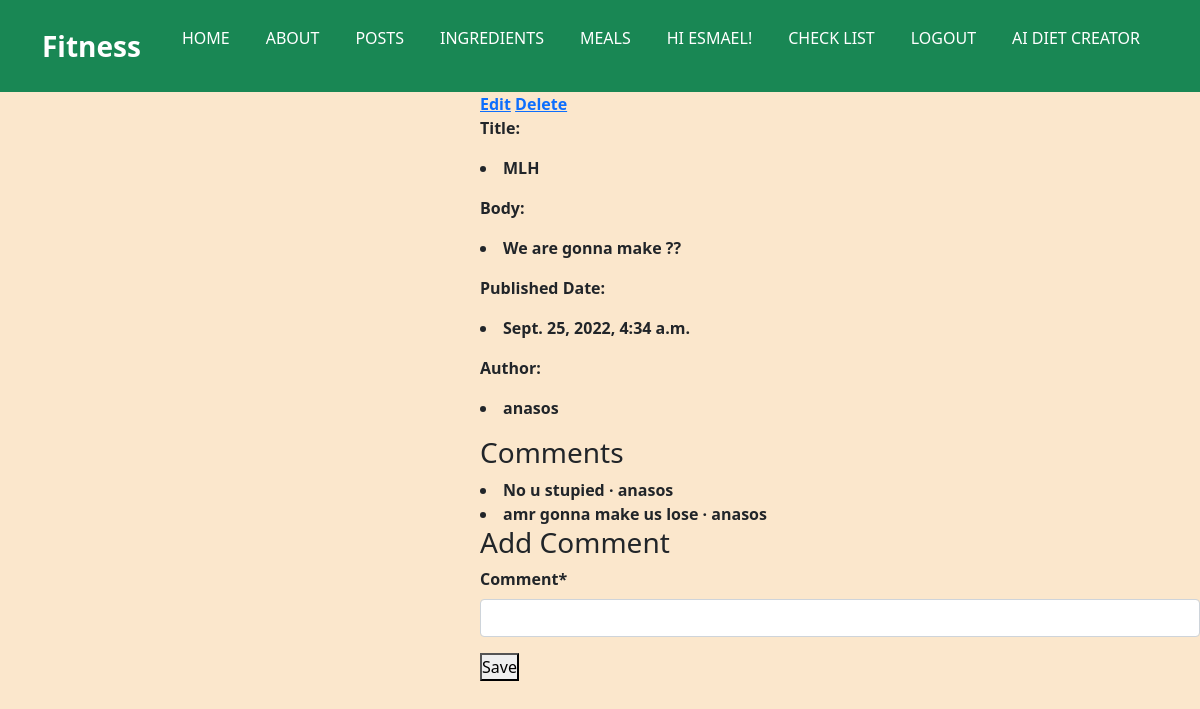
The app's page /posts/detail/4/ (signed in) with its own data.
### accounts/models.py (models this page shows)
class Hero(AbstractUser):
    name = models.CharField(max_length=200, null=True)
    height = models.DecimalField(decimal_places=2, max_digits=5,null=True, blank=True)
    weight = models.DecimalField(decimal_places=2, max_digits=5,null=True, blank=True)
    bmi = models.DecimalField(decimal_places=2, max_digits=5, null=True, blank=True)
    points = models.PositiveIntegerField(null=True, blank=True)
    Breakfast = models.BooleanField(null=True, blank=True)
    Dinner = models.BooleanField(null=True, blank=True)
    Lunch = models.BooleanField(null=True, blank=True)
    Workouthome = models.BooleanField(null=True, blank=True)
    Run = models.BooleanField(null=True, blank=True)
    SleepEarly = models.BooleanField(null=True, blank=True)
    WakeEarly = models.BooleanField(null=True, blank=True)
    Gym = models.BooleanField(null=True, blank=True)

### posts/models.py (models this page shows, shortened)
class Post(models.Model):
    title = models.CharField(max_length=150)
    body = models.TextField()
    published_date = models.DateTimeField(auto_now_add=True)
    thumb = models.ImageField(blank=True, null=True)
    author = models.ForeignKey(model, on_delete=models.PROTECT)
    edited_date = models.DateTimeField(null=True)
    def update(self):
        return reverse('posts:update_post', kwargs={'pk':self.pk})

class Comment(models.Model):
    post = models.ForeignKey(Post, on_delete=models.CASCADE)
    comment = models.CharField(max_length=200)
    author = models.ForeignKey(model, on_delete=models.CASCADE)
    def __str__(self):
        return self.comment

### posts/views.py (the view, shortened to what this page needs)
# urls.py: path('detail/<int:pk>/', PostDetail.as_view(), name='post_detail'),
class PostDetail(LoginRequiredMixin, View):
    def get(self, request, *args, **kwargs):
        view = CommentGet.as_view()
        return view(request, *args, **kwargs)

### posts/forms.py
class CommentForm(forms.ModelForm):
    class Meta:
        model = Comment
        fields = ('comment',)

### posts/views.py (called while the page is built)
    def get_context_data(self, **kwargs):
        context = super().get_context_data(**kwargs)
        context['form'] = CommentForm()
        return context

### posts/templates/posts/post_detail.html (shortened to what this page needs)
{% extends 'base.html' %}
{% load crispy_forms_tags %}
{% load static %}
{% block content %}
<div class="detail-box" style="margin-left: 40%; font-weight: bold;" >
    <a href="{{ post.update }}">Edit</a>
    <a href="{% url 'posts:delete_post' post.pk %}">Delete</a>
    <p>Title: <li>{{post.title}}</li></p>
    <p>Body: <li>{{post.body}}</li></p>
    <p>Published Date: <li>{{post.published_date}}</li></p>
    <p>Author: <li>{{post.author}}</li></p>
    <h3>Comments</h3>
    {% for comment in post.comment_set.all %}
        <li>{{comment}} &middot; {{comment.author}}</li>
    {% endfor %}
    <h3>Add Comment</h3>
    <form method="post">
        {{ form |crispy }}
        <button type="submit">Save</button>
    </form>
</div>
{% endblock content %}

### templates/base.html (shortened to what this page needs)
{% load static %}
<!DOCTYPE html>
<html lang="en">
<head>
    <link rel="stylesheet" href="{% static 'style.css' %}">
    <link href="https://cdn.jsdelivr.net/npm/bootstrap@5.0.2/dist/css/bootstrap.min.css" rel="stylesheet">
</head>
<body style="background-color: rgba(251, 231, 204, 0.994);">
      <nav class="navbar navbar-expand-lg navbar-light bg-success">
        <div class="container">
          <a class="navbar-brand text-white fs-3 fw-bold" href="#">Fitness</a>
          <div class="collapse navbar-collapse" id="navbarSupportedContent">
            <ul class="navbar-nav  ms-auto mb-2 mb-lg-0 text-uppercase">
              <li class="nav-item">
                <a class="nav-link text-white" aria-current="page" href="{% url 'home' %}">Home</a>
              </li>
              <li class="nav-item">
                <a class="nav-link text-white" aria-current="page" href="{% url 'about' %}">About</a>
              </li>
              <li class="nav-item">
                <a class="nav-link text-white" aria-current="page" href="{% url 'posts:posts_list' %}">posts</a>
              </li>
              <li class="nav-item">
                <a class="nav-link text-white" aria-current="page" href="{% url 'list' %}">Ingredients</a>
              </li>
              <li class="nav-item">
                <a class="nav-link text-white" aria-current="page" href="{% url 'meals' %}">Meals</a>
              </li>
              {% if user.is_authenticated %}
              <li class="nav-item">
                <a class="nav-link text-white" aria-current="page"><p style="cursor: pointer;">Hi {{ user.username }}!</p></a>
              </li>
              <li class="nav-item">
                <a class="nav-link text-white" aria-current="page" href="{% url 'check' user.id %}">Check List</a>
              </li>
              <li class="nav-item">
                <a class="nav-link text-white" aria-current="page" href="{% url 'logout' %}">logout</a>
              </li>
              <li class="nav-item">
                <a class="nav-link text-white" aria-current="page" href="http://localhost:8501/">AI Diet Creator</a>
              </li>
              {% endif %}
            </ul>
          </div>
        </div>
      </nav>
    {% block content %}
    {% endblock content %}
</body>
</html>

### static/style.css (style rules this page uses)
* { padding: 0; margin: 0; box-sizing: border-box; scroll-behavior: smooth; }
body { background-color: antiquewhite; }
.navbar-light .navbar-nav .nav-link { color: #FFF; }
.nav-item { margin: 10px ; }
.nav-link { position: relative; }
.nav-link::after { content: ""; width: 0px; height: 3px; background-color: rgb(187, 16, 16); position: absolute; left: 10px; bottom: 0; transition: width 1s; }

### records on screen
Hero: username "ESMAEL"
Post: title "MLH", body "We are gonna make ??", published_date "Sept. 25, 2022, 4:34 a.m.", author "anasos"
Comment: comment "No u stupied", author "anasos"
Comment: comment "amr gonna make us lose", author "anasos"
